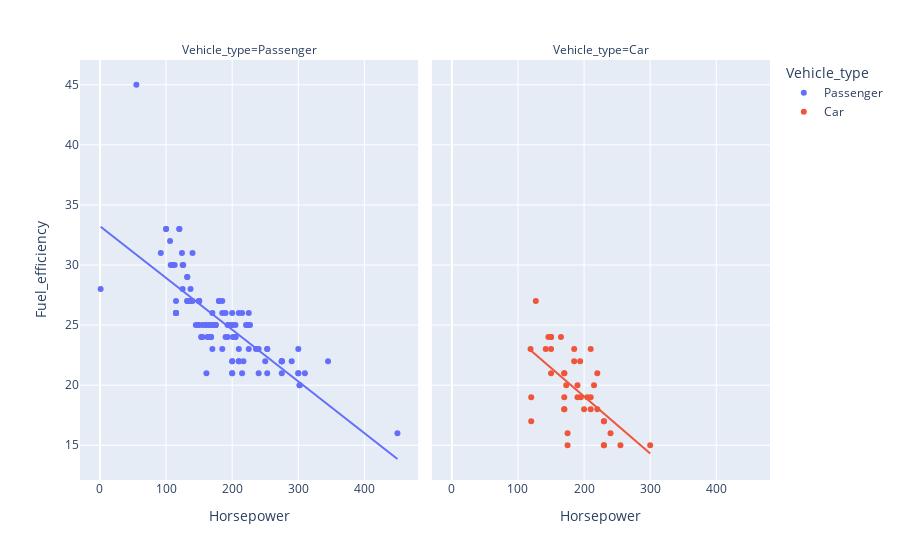

Notebook source saved alongside this figure:
### Code cell
pe.scatter(
    x='Horsepower',
    y='Fuel_efficiency',
    facet_col='Vehicle_type',
    color='Vehicle_type',
    data_frame=df, trendline='ols')

### Figure 1 — Plotly figure (JSON) as saved in the notebook; plotly's stock layout.template omitted (floating-point values rounded to 4 significant figures)
{"data": [{"hovertemplate": "Vehicle_type=Passenger<br>Horsepower=%{x}<br>Fuel_efficiency=%{y}<extra></extra>", "legendgroup": "Passenger", "marker": {"color": "#636efa", "symbol": "circle"}, "mode": "markers", "name": "Passenger", "orientation": "v", "showlegend": true, "type": "scatter", "x": [1, 225, 225, 210, 150, 200, 310, 170, 193, 193, 175, 240, 205, 205, 275, 275, 275, 200, 115, 170, 175, 180, 200, 345, 120, 55, 180, 163, 168, 200, 132, 253, 253, 132, 163, 168, 202, 450, 110, 190, 170, 155, 107, 200, 106, 135, 92, 140, 148, 227, 240, 210, 225, 300, 290, 275, 215, 113, 154, 145, 210, 161, 125, 125, 153, 200, 185, 221, 275, 302, 190, 185, 215, 302, 126, 155, 222, 150, 215, 150, 250, 132, 132, 253, 150, 175, 200, 195, 205, 217, 300, 300, 170, 185, 100, 100, 124, 137, 137, 165, 120, 133, 210, 140, 115, 115, 150, 115, 115, 115, 160, 160, 168, 168, 236, 201], "xaxis": "x", "y": [28, 25, 26, 22, 27, 22, 21, 26, 24, 25, 25, 23, 24, 25, 22, 22, 22, 22, 27, 25, 25, 27, 25, 22, 33, 45, 27, 24, 24, 26, 27, 23, 23, 29, 24, 24, null, 16, 30, 24, 25, 24, 30, 21, 32, 27, 31, 27, 25, 25, 21, 23, 23, 21, 22, 22, 21, 30, 24, 25, 22, 21, 28, 30, 24, 21, 26, 25, 21, 20, 26, 27, 26, 20, 30, 25, 25, 25, null, 27, 22, 29, 27, 21, 27, 25, 25, 25, 24, 22, 21, 23, 23, 23, 33, 33, 31, 27, 28, 25, 33, 27, 26, 31, 26, 26, 27, 26, 26, 26, 25, 25, 25, 25, 23, 24], "yaxis": "y"}, {"hovertemplate": "<b>OLS trendline</b><br>Fuel_efficiency = -0.0430485 * Horsepower + 33.2267<br>R<sup>2</sup>=0.576709<br><br>Vehicle_type=Passenger<br>Horsepower=%{x}<br>Fuel_efficiency=%{y} <b>(trend)</b><extra></extra>", "legendgroup": "Passenger", "marker": {"color": "#636efa", "symbol": "circle"}, "mode": "lines", "name": "Passenger", "showlegend": false, "type": "scatter", "x": [1, 55, 92, 100, 100, 106, 107, 110, 113, 115, 115, 115, 115, 115, 115, 120, 120, 124, 125, 125, 126, 132, 132, 132, 132, 133, 135, 137, 137, 140, 140, 145, 148, 150, 150, 150, 150, 150, 153, 154, 155, 155, 160, 160, 161, 163, 163, 165, 168, 168, 168, 168, 170, 170, 170, 170, 175, 175, 175, 180, 180, 185, 185, 185, 190, 190, 193, 193, 195, 200, 200, 200, 200, 200, 200, 200, 201, 205, 205, 205, 210, 210, 210, 210, 215, 215, 217, 221, 222, 225, 225, 225, 227, 236, 240, 240, 250, 253, 253, 253, 275, 275, 275, 275, 275, 290, 300, 300, 300, 302, 302, 310, 345, 450], "xaxis": "x", "y": [33.18, 30.86, 29.27, 28.92, 28.92, 28.66, 28.62, 28.49, 28.36, 28.28, 28.28, 28.28, 28.28, 28.28, 28.28, 28.06, 28.06, 27.89, 27.85, 27.85, 27.8, 27.54, 27.54, 27.54, 27.54, 27.5, 27.42, 27.33, 27.33, 27.2, 27.2, 26.98, 26.86, 26.77, 26.77, 26.77, 26.77, 26.77, 26.64, 26.6, 26.55, 26.55, 26.34, 26.34, 26.3, 26.21, 26.21, 26.12, 25.99, 25.99, 25.99, 25.99, 25.91, 25.91, 25.91, 25.91, 25.69, 25.69, 25.69, 25.48, 25.48, 25.26, 25.26, 25.26, 25.05, 25.05, 24.92, 24.92, 24.83, 24.62, 24.62, 24.62, 24.62, 24.62, 24.62, 24.62, 24.57, 24.4, 24.4, 24.4, 24.19, 24.19, 24.19, 24.19, 23.97, 23.97, 23.89, 23.71, 23.67, 23.54, 23.54, 23.54, 23.45, 23.07, 22.9, 22.9, 22.46, 22.34, 22.34, 22.34, 21.39, 21.39, 21.39, 21.39, 21.39, 20.74, 20.31, 20.31, 20.31, 20.23, 20.23, 19.88, 18.37, 13.85], "yaxis": "y"}, {"hovertemplate": "Vehicle_type=Car<br>Horsepower=%{x}<br>Fuel_efficiency=%{y}<extra></extra>", "legendgroup": "Car", "marker": {"color": "#EF553B", "symbol": "circle"}, "mode": "markers", "name": "Car", "orientation": "v", "showlegend": true, "type": "scatter", "x": [255, null, 230, 175, 175, 120, 230, 150, 210, 150, 240, 119, 220, 146, 205, 210, 120, 190, 195, 230, 220, 300, 200, 173, 210, 170, 215, 170, 170, 170, 170, 190, 185, 150, 185, 165, 142, 194, 127, 150, 230], "xaxis": "x2", "y": [15, null, 17, 15, 16, 19, 17, 24, 19, 21, 16, 23, 18, 24, 19, 23, 17, 20, 19, 15, 21, 15, 18, 20, 18, 21, 20, 21, 19, 18, 18, 19, 22, 24, 23, 24, 23, 22, 27, 23, 15], "yaxis": "y2"}, {"hovertemplate": "<b>OLS trendline</b><br>Fuel_efficiency = -0.0475004 * Horsepower + 28.5541<br>R<sup>2</sup>=0.369024<br><br>Vehicle_type=Car<br>Horsepower=%{x}<br>Fuel_efficiency=%{y} <b>(trend)</b><extra></extra>", "legendgroup": "Car", "marker": {"color": "#EF553B", "symbol": "circle"}, "mode": "lines", "name": "Car", "showlegend": false, "type": "scatter", "x": [119, 120, 120, 127, 142, 146, 150, 150, 150, 150, 165, 170, 170, 170, 170, 170, 173, 175, 175, 185, 185, 190, 190, 194, 195, 200, 205, 210, 210, 210, 215, 220, 220, 230, 230, 230, 230, 240, 255, 300], "xaxis": "x2", "y": [22.9, 22.85, 22.85, 22.52, 21.81, 21.62, 21.43, 21.43, 21.43, 21.43, 20.72, 20.48, 20.48, 20.48, 20.48, 20.48, 20.34, 20.24, 20.24, 19.77, 19.77, 19.53, 19.53, 19.34, 19.29, 19.05, 18.82, 18.58, 18.58, 18.58, 18.34, 18.1, 18.1, 17.63, 17.63, 17.63, 17.63, 17.15, 16.44, 14.3], "yaxis": "y2"}], "layout": {"annotations": [{"font": {}, "showarrow": false, "text": "Vehicle_type=Passenger", "x": 0.245, "xanchor": "center", "xref": "paper", "y": 1, "yanchor": "bottom", "yref": "paper"}, {"font": {}, "showarrow": false, "text": "Vehicle_type=Car", "x": 0.755, "xanchor": "center", "xref": "paper", "y": 1, "yanchor": "bottom", "yref": "paper"}], "legend": {"title": {"text": "Vehicle_type"}, "tracegroupgap": 0}, "margin": {"t": 60}, "xaxis": {"anchor": "y", "domain": [0, 0.49], "title": {"text": "Horsepower"}}, "xaxis2": {"anchor": "y2", "domain": [0.51, 1], "matches": "x", "title": {"text": "Horsepower"}}, "yaxis": {"anchor": "x", "domain": [0, 1], "title": {"text": "Fuel_efficiency"}}, "yaxis2": {"anchor": "x2", "domain": [0, 1], "matches": "y", "showticklabels": false}}}
